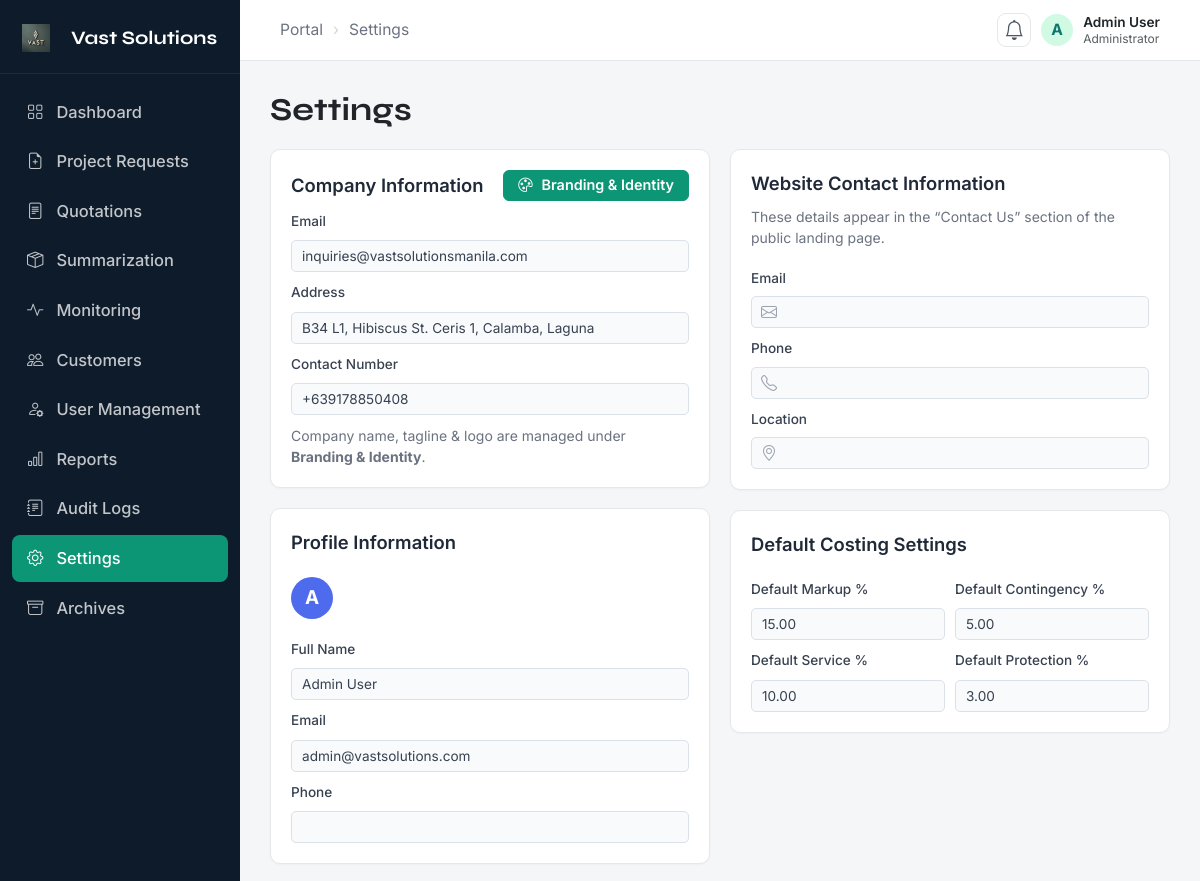
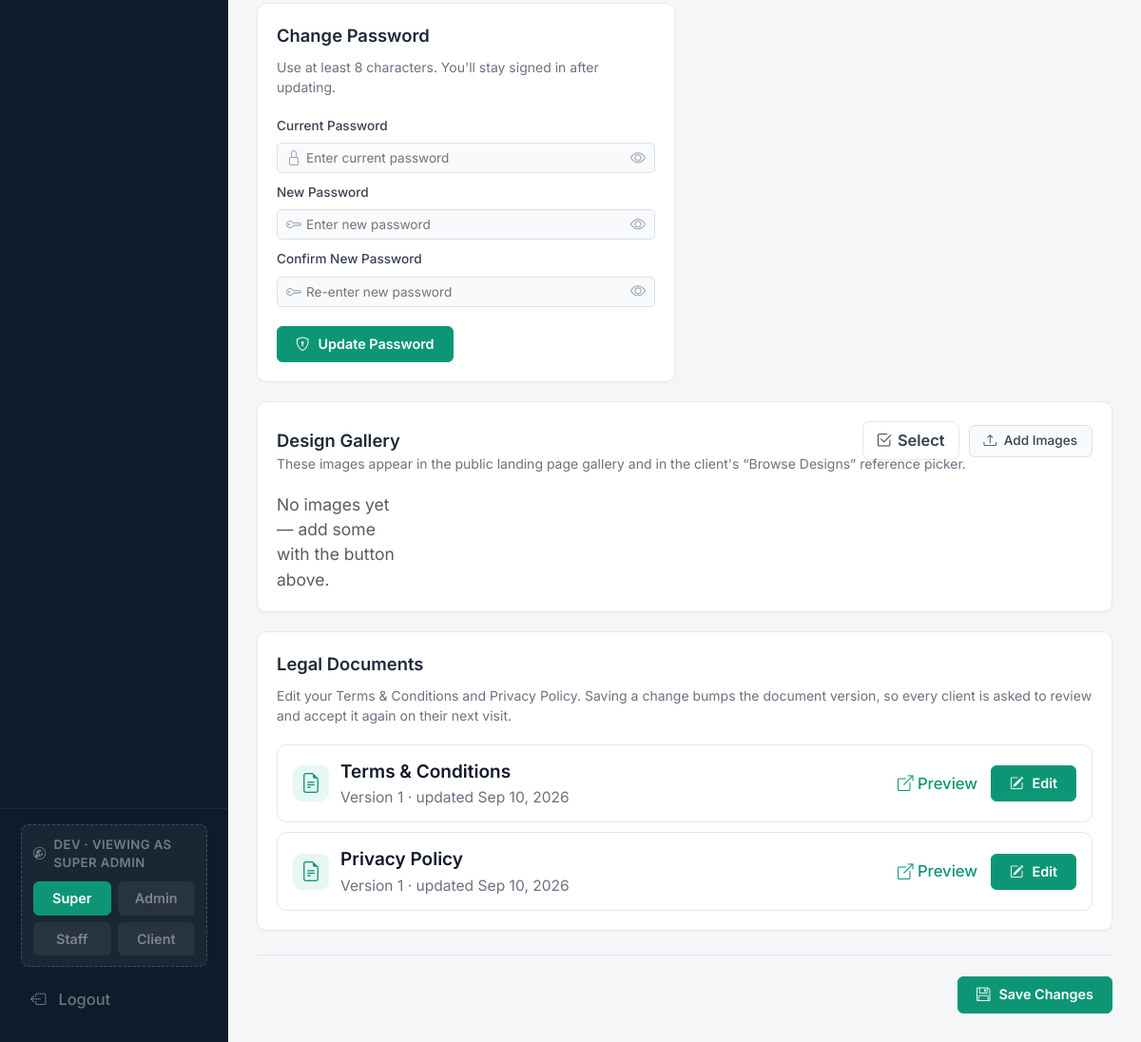
The page /admin/settings.php on the database its author committed (2 pictures, top to bottom).
### tables this page shows
CREATE TABLE `company_settings` (
  `id`               TINYINT UNSIGNED NOT NULL DEFAULT 1,
  `company_name`     VARCHAR(150) DEFAULT 'Vast Solutions',
  `tagline`          VARCHAR(255) DEFAULT NULL,
  `email`            VARCHAR(150) DEFAULT NULL,
  `contact_number`   VARCHAR(40)  DEFAULT NULL,
  `address`          VARCHAR(255) DEFAULT NULL,
  `logo_path`        VARCHAR(255) DEFAULT NULL,
  `web_email`        VARCHAR(150) DEFAULT NULL,
  `web_phone`        VARCHAR(40)  DEFAULT NULL,
  `web_location`     VARCHAR(255) DEFAULT NULL,
  `default_markup_pct`      DECIMAL(5,2) NOT NULL DEFAULT 15.00,
  `default_contingency_pct` DECIMAL(5,2) NOT NULL DEFAULT 5.00,
  `default_service_pct`     DECIMAL(5,2) NOT NULL DEFAULT 10.00,
  `default_protection_pct`  DECIMAL(5,2) NOT NULL DEFAULT 3.00,
  `updated_at`       DATETIME NOT NULL DEFAULT CURRENT_TIMESTAMP ON UPDATE CURRENT_TIMESTAMP,
  PRIMARY KEY (`id`),
  CONSTRAINT `chk_settings_singleton` CHECK (`id` = 1)
);

CREATE TABLE `users` (
  `id`            INT UNSIGNED NOT NULL AUTO_INCREMENT,
  `full_name`     VARCHAR(120) NOT NULL,
  `email`         VARCHAR(150) NOT NULL,
  `password_hash` VARCHAR(255) NOT NULL,
  `phone`         VARCHAR(40)  DEFAULT NULL,
  `location`      VARCHAR(150) DEFAULT NULL,
  `role`          ENUM('Super Admin','Admin','Staff','Client') NOT NULL DEFAULT 'Client',
  `status`        ENUM('Active','Inactive') NOT NULL DEFAULT 'Active',
  `email_verified` TINYINT(1) NOT NULL DEFAULT 0,   
  `verified_at`   DATETIME DEFAULT NULL,
  `avatar`        VARCHAR(255) DEFAULT NULL,
  `last_login`    DATETIME DEFAULT NULL,
  `is_archived`   TINYINT(1) NOT NULL DEFAULT 0,
  `archived_at`   DATETIME DEFAULT NULL,
  `archived_by`   INT UNSIGNED DEFAULT NULL,
  `archive_reason` VARCHAR(255) DEFAULT NULL,
  `created_at`    DATETIME NOT NULL DEFAULT CURRENT_TIMESTAMP,
  `updated_at`    DATETIME NOT NULL DEFAULT CURRENT_TIMESTAMP ON UPDATE CURRENT_TIMESTAMP,
  PRIMARY KEY (`id`),
  UNIQUE KEY `uq_users_email` (`email`),
  KEY `ix_users_role` (`role`),
  KEY `ix_users_archived` (`is_archived`),
  CONSTRAINT `fk_users_archived_by` FOREIGN KEY (`archived_by`)
    REFERENCES `users` (`id`) ON DELETE SET NULL
);

CREATE TABLE `legal_documents` (
  `id`         INT UNSIGNED NOT NULL AUTO_INCREMENT,
  `doc_key`    ENUM('terms','privacy') NOT NULL,
  `title`      VARCHAR(150) NOT NULL,
  `body`       LONGTEXT NOT NULL,                  
  `version`    INT UNSIGNED NOT NULL DEFAULT 1,
  `updated_by` INT UNSIGNED DEFAULT NULL,
  `updated_at` DATETIME NOT NULL DEFAULT CURRENT_TIMESTAMP ON UPDATE CURRENT_TIMESTAMP,
  PRIMARY KEY (`id`),
  UNIQUE KEY `uq_legal_doc_key` (`doc_key`),
  CONSTRAINT `fk_legal_updated_by` FOREIGN KEY (`updated_by`)
    REFERENCES `users` (`id`) ON DELETE SET NULL
);

### admin/settings.php (the view, shortened to what the rows shown need)
<?php
require_once __DIR__ . '/../includes/auth.php';
$active_page = 'settings';
$canAdminSettings = role_can('settings');
require_once __DIR__ . '/../includes/helpers.php';
require_once __DIR__ . '/../includes/legal.php';
$settings = db()->query("SELECT * FROM company_settings WHERE id = 1")->fetch() ?: [];
$isSuperAdmin = (current_role() === 'Super Admin');
$legalDocs = [];
foreach (legal_docs() as $__d) { $legalDocs[$__d['doc_key']] = $__d; }
$sv = fn($k, $d = '') => htmlspecialchars((string) ($settings[$k] ?? $d), ENT_QUOTES);
$me = [];
$__uid = current_user()['id'] ?? 0;
if ($__uid) {
    $__stmt = db()->prepare("SELECT id, full_name, email, phone FROM users WHERE id = ?");
    $__stmt->execute([$__uid]);
    $me = $__stmt->fetch() ?: [];
}
$mv = fn($k, $d = '') => htmlspecialchars((string) ($me[$k] ?? $d), ENT_QUOTES);
?>
<!DOCTYPE html>
<html lang="en">
<head>
    <title>Settings – <?= function_exists('company_name') ? htmlspecialchars(company_name()) : 'Vast Solutions' ?></title>
    <link href="https://cdn.jsdelivr.net/npm/bootstrap@5.3.3/dist/css/bootstrap.min.css" rel="stylesheet">
    <link rel="stylesheet" href="https://cdn.jsdelivr.net/npm/bootstrap-icons@1.11.3/font/bootstrap-icons.min.css">
    <link rel="stylesheet" href="admin.css">
</head>
<body>
    <?php include 'sidebar.php'; ?>
    <div class="main">
        <div class="page-content container-fluid py-4 px-4">
            <div class="d-flex justify-content-between align-items-center mb-3 flex-wrap gap-2">
                <h1 class="page-title mb-0">Settings</h1>
            </div>
            <div class="row g-3">
                <div class="col-lg-6">
                    <?php if ($canAdminSettings): ?>
                    <div class="settings-card mb-3">
                        <div class="d-flex justify-content-between align-items-center flex-wrap gap-2 mb-2">
                            <div class="settings-card-title mb-0">Company Information</div>
                            <?php if ($isSuperAdmin): ?>
                            <button type="button" class="settings-save-btn" id="openBrandingBtn" style="width:auto;padding:7px 14px;">
                                <i class="bi bi-palette"></i> <span>Branding &amp; Identity</span>
                            </button>
                            <?php endif; ?>
                        </div>
                        <div class="mb-2">
                            <label class="settings-label">Email</label>
                            <input type="email" class="settings-input" id="setEmail" value="<?= $sv('email') ?>">
                        </div>
                        <div class="mb-2">
                            <label class="settings-label">Address</label>
                            <input type="text" class="settings-input" id="setAddress" value="<?= $sv('address') ?>">
                        </div>
                        <div class="mb-2">
                            <label class="settings-label">Contact Number</label>
                            <input type="text" class="settings-input" id="setContact" value="<?= $sv('contact_number') ?>">
                        </div>
                        <?php if ($isSuperAdmin): ?>
                        <p class="settings-card-sub mb-0" style="margin-top:.4rem;">
                            Company name, tagline &amp; logo are managed under <strong>Branding &amp; Identity</strong>.
                        </p>
                        <?php endif; ?>
                    </div>
                    <?php endif; ?>
                    <div class="settings-card">
                        <div class="profile-top">
                            <div class="profile-avatar"><?= strtoupper(substr($me['full_name'] ?? 'A', 0, 1)) ?></div>
                        </div>
                        <div class="mb-2">
                            <label class="settings-label">Full Name</label>
                            <input type="text" class="settings-input" id="setProfileName" value="<?= $mv('full_name') ?>">
                        </div>
                        <div class="mb-2">
                            <label class="settings-label">Email</label>
                            <input type="email" class="settings-input" id="setProfileEmail" value="<?= $mv('email') ?>">
                        </div>
                    </div>
                </div>
                <?php if ($canAdminSettings): ?>
                <div class="col-lg-6">
                    <div class="settings-card mb-3">
                        <div class="settings-card-title">Website Contact Information</div>
                        <p class="settings-card-sub">These details appear in the “Contact Us” section of the public landing page.</p>
                        <div class="mb-2">
                            <label class="settings-label">Email</label>
                            <div class="settings-input-group">
                                <input type="email" class="settings-input" id="setWebEmail" value="<?= $sv('web_email') ?>">
                            </div>
                        </div>
                        <div class="mb-2">
                            <label class="settings-label">Phone</label>
                            <div class="settings-input-group">
                                <input type="text" class="settings-input" id="setWebPhone" value="<?= $sv('web_phone') ?>">
                            </div>
                        </div>
                        <div>
                            <label class="settings-label">Location</label>
                            <div class="settings-input-group">
                                <input type="text" class="settings-input" id="setWebLocation" value="<?= $sv('web_location') ?>">
                            </div>
                        </div>
                    </div>
                    <div class="settings-card">
                        <div class="settings-card-title">Default Costing Settings</div>
                        <div class="row g-2 mb-2">
                            <div class="col-md-6">
                                <label class="settings-label">Default Markup %</label>
                                <input type="number" step="any" class="settings-input" id="setMarkup" value="<?= $sv('default_markup_pct', '15') ?>">
                            </div>
                            <div class="col-md-6">
                                <label class="settings-label">Default Contingency %</label>
                                <input type="number" step="any" class="settings-input" id="setContingency" value="<?= $sv('default_contingency_pct', '5') ?>">
                            </div>
                        </div>
                        <div class="row g-2">
                            <div class="col-md-6">
                                <label class="settings-label">Default Service %</label>
                                <input type="number" step="any" class="settings-input" id="setService" value="<?= $sv('default_service_pct', '10') ?>">
                            </div>
                            <div class="col-md-6">
                                <label class="settings-label">Default Protection %</label>
                                <input type="number" step="any" class="settings-input" id="setProtection" value="<?= $sv('default_protection_pct', '3') ?>">
                            </div>
                        </div>
                    </div>
                </div>
                <?php endif; ?>
            </div>
            <?php if ($isSuperAdmin): ?>
            <div class="settings-card mt-3" id="legalCard">
                <div class="legal-list">
                    <?php foreach (['terms' => 'Terms & Conditions', 'privacy' => 'Privacy Policy'] as $__k => $__label):
                        $__doc = $legalDocs[$__k] ?? ['title' => '', 'body' => '', 'version' => 1, 'updated_at' => null]; ?>
                    <div class="legal-row" data-key="<?= $__k ?>">
                        <div class="legal-row-main">
                            <div class="legal-row-icon"><i class="bi bi-file-earmark-text"></i></div>
                            <div>
                                <div class="legal-row-title"><?= htmlspecialchars($__label) ?></div>
                                <div class="legal-row-meta">
                                    Version <span class="legal-version"><?= (int) $__doc['version'] ?></span>
                                    · updated <span class="legal-updated"><?= htmlspecialchars($__doc['updated_at'] ? date('M d, Y', strtotime($__doc['updated_at'])) : '—') ?></span>
                                </div>
                            </div>
                        </div>
                        <div class="legal-row-actions">
                            <a href="../legal.php?doc=<?= $__k ?>" target="_blank" class="legal-preview-link">
                                <i class="bi bi-box-arrow-up-right"></i> Preview
                            </a>
                            <button type="button" class="settings-save-btn legal-edit-btn" style="width:auto;">
                                <i class="bi bi-pencil-square"></i> <span>Edit</span>
                            </button>
                        </div>
                    </div>
                    <?php endforeach; ?>
                </div>
            </div>
            <?php endif; ?>
        </div>
    </div>
</body>
</html>

### admin/sidebar.php (shortened to what the rows shown need)
<aside class="sidebar">
  <a class="sidebar-brand" href="admin-dashboard.php">
  <img src="<?= function_exists('company_logo_url') ? htmlspecialchars(company_logo_url()) : '../style/assets/logo.jpg' ?>" alt="Logo" style="width:28px; height:28px; object-fit:contain; margin-right:10px;">
  <?= function_exists('company_name') ? htmlspecialchars(company_name()) : 'Vast Solutions' ?>
</a>
  <nav class="sidebar-nav">
    <?php $rc = function_exists('role_can') ? 'role_can' : fn($k) => true;  ?>
    <?php if ($rc('dashboard')): ?>
    <a href="admin-dashboard.php" class="nav-item <?= $active_page === 'dashboard' ? 'active' : '' ?>">
    </a>
    <?php endif; ?>
    <?php if ($rc('project_requests')): ?>
    <a href="project-requests.php" class="nav-item <?= $active_page === 'project_requests' ? 'active' : '' ?>">
    </a>
    <?php endif; ?>
    <?php if ($rc('quotations')): ?>
    <a href="quotations.php" class="nav-item <?= $active_page === 'quotations' ? 'active' : '' ?>">
    </a>
    <?php endif; ?>
    <?php if ($rc('summarization')): ?>
    <a href="summarization.php" class="nav-item <?= $active_page === 'summarization' ? 'active' : '' ?>">
    </a>
    <?php endif; ?>
    <?php if ($rc('monitoring')): ?>
    <a href="monitoring.php" class="nav-item <?= $active_page === 'monitoring' ? 'active' : '' ?>">
    </a>
    <?php endif; ?>
    <?php if ($rc('customers')): ?>
    <a href="customers.php" class="nav-item <?= $active_page === 'customers' ? 'active' : '' ?>">
    </a>
    <?php endif; ?>
    <?php if ($rc('user_management')): ?>
    <a href="user-management.php" class="nav-item <?= $active_page === 'user_management' ? 'active' : '' ?>">
    </a>
    <?php endif; ?>
    <?php if ($rc('reports')): ?>
    <a href="reports.php" class="nav-item <?= $active_page === 'reports' ? 'active' : '' ?>">
    </a>
    <?php endif; ?>
    <?php if ($rc('audit_logs')): ?>
    <a href="audit.php" class="nav-item <?= $active_page === 'audit_logs' ? 'active' : '' ?>">
    </a>
    <?php endif; ?>
    <?php if ($rc('settings_self')): ?>
    <a href="settings.php" class="nav-item <?= $active_page === 'settings' ? 'active' : '' ?>">
    </a>
    <?php endif; ?>
    <?php if ($rc('archive')): ?>
    <a href="archive.php" class="nav-item <?= $active_page === 'archive' ? 'active' : '' ?>">
    </a>
    <?php endif; ?>
  </nav>
  <div class="sidebar-footer">
    <?php if (defined('DEV_MODE') && DEV_MODE && empty($_SESSION['real_login'])): $dv = $_SESSION['dev_active'] ?? 'superadmin'; ?>
    <div class="dev-switch">
    </div>
    <?php endif; ?>
    <a href="<?= BASE_URL ?>/logout.php" class="logout-btn">
    </a>
  </div>
</aside>

### rows shown on the page
company_settings: company_name "Vast Solutions", email "inquiries@vastsolutionsmanila.com", address "B34 L1, Hibiscus St. Ceris 1, Calamba, Laguna", contact_number "+639178850408", default_markup_pct "15.00", default_contingency_pct "5.00", default_service_pct "10.00", default_protection_pct "3.00"
users: full_name "A", full_name "Admin User", email "admin@vastsolutions.com"
legal_documents: __label "Terms & Conditions", version "1", updated_at "Sep 10, 2026"
legal_documents: __label "Privacy Policy", version "1", updated_at "Sep 10, 2026"

### other values the page prints
$_SESSION['role'] "SUPER ADMIN"
substr($user_name, 0, 1) "A"
$user_name "Admin User"
